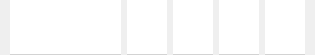
<?xml version="1.0" encoding="UTF-8"?>
<ui version="4.0">
 <class>LessonWidget</class>
 <widget class="QWidget" name="LessonWidget">
  <property name="geometry">
   <rect>
    <x>0</x>
    <y>0</y>
    <width>315</width>
    <height>55</height>
   </rect>
  </property>
  <property name="windowTitle">
   <string>Form</string>
  </property>
  <property name="styleSheet">
   <string notr="true">LessonWidget
{
background-color: white;
border-bottom: 1px solid lightgray;
}

QLabel
{
background-color: white;
border-bottom: 1px solid lightgray;
}</string>
  </property>
  <layout class="QHBoxLayout" name="horizontalLayout">
   <property name="spacing">
    <number>6</number>
   </property>
   <property name="leftMargin">
    <number>10</number>
   </property>
   <property name="topMargin">
    <number>0</number>
   </property>
   <property name="rightMargin">
    <number>10</number>
   </property>
   <property name="bottomMargin">
    <number>0</number>
   </property>
   <item>
    <widget class="ClickableLabel" name="labelButton">
     <property name="text">
      <string/>
     </property>
    </widget>
   </item>
   <item>
    <widget class="ClickableSvgWidget" name="checkButton">
     <property name="sizePolicy">
      <sizepolicy hsizetype="MinimumExpanding" vsizetype="MinimumExpanding">
       <horstretch>0</horstretch>
       <verstretch>0</verstretch>
      </sizepolicy>
     </property>
     <property name="maximumSize">
      <size>
       <width>40</width>
       <height>16777215</height>
      </size>
     </property>
     <property name="text">
      <string/>
     </property>
     <property name="alignment">
      <set>Qt::AlignCenter</set>
     </property>
    </widget>
   </item>
   <item>
    <widget class="ClickableSvgWidget" name="playButton">
     <property name="sizePolicy">
      <sizepolicy hsizetype="MinimumExpanding" vsizetype="MinimumExpanding">
       <horstretch>0</horstretch>
       <verstretch>0</verstretch>
      </sizepolicy>
     </property>
     <property name="maximumSize">
      <size>
       <width>40</width>
       <height>16777215</height>
      </size>
     </property>
     <property name="text">
      <string/>
     </property>
     <property name="alignment">
      <set>Qt::AlignCenter</set>
     </property>
    </widget>
   </item>
   <item>
    <widget class="ClickableSvgWidget" name="notesButton">
     <property name="sizePolicy">
      <sizepolicy hsizetype="MinimumExpanding" vsizetype="MinimumExpanding">
       <horstretch>0</horstretch>
       <verstretch>0</verstretch>
      </sizepolicy>
     </property>
     <property name="maximumSize">
      <size>
       <width>40</width>
       <height>16777215</height>
      </size>
     </property>
     <property name="text">
      <string/>
     </property>
     <property name="alignment">
      <set>Qt::AlignCenter</set>
     </property>
    </widget>
   </item>
   <item>
    <widget class="ClickableSvgWidget" name="favoriteButton">
     <property name="sizePolicy">
      <sizepolicy hsizetype="MinimumExpanding" vsizetype="MinimumExpanding">
       <horstretch>0</horstretch>
       <verstretch>0</verstretch>
      </sizepolicy>
     </property>
     <property name="maximumSize">
      <size>
       <width>40</width>
       <height>16777215</height>
      </size>
     </property>
     <property name="text">
      <string/>
     </property>
     <property name="alignment">
      <set>Qt::AlignCenter</set>
     </property>
    </widget>
   </item>
  </layout>
 </widget>
 <customwidgets>
  <customwidget>
   <class>ClickableLabel</class>
   <extends>QLabel</extends>
   <header>utility-widgets/clickablelabel.h</header>
  </customwidget>
  <customwidget>
   <class>ClickableSvgWidget</class>
   <extends>QLabel</extends>
   <header>utility-widgets/clickablesvgwidget.h</header>
  </customwidget>
 </customwidgets>
 <resources/>
 <connections/>
</ui>
